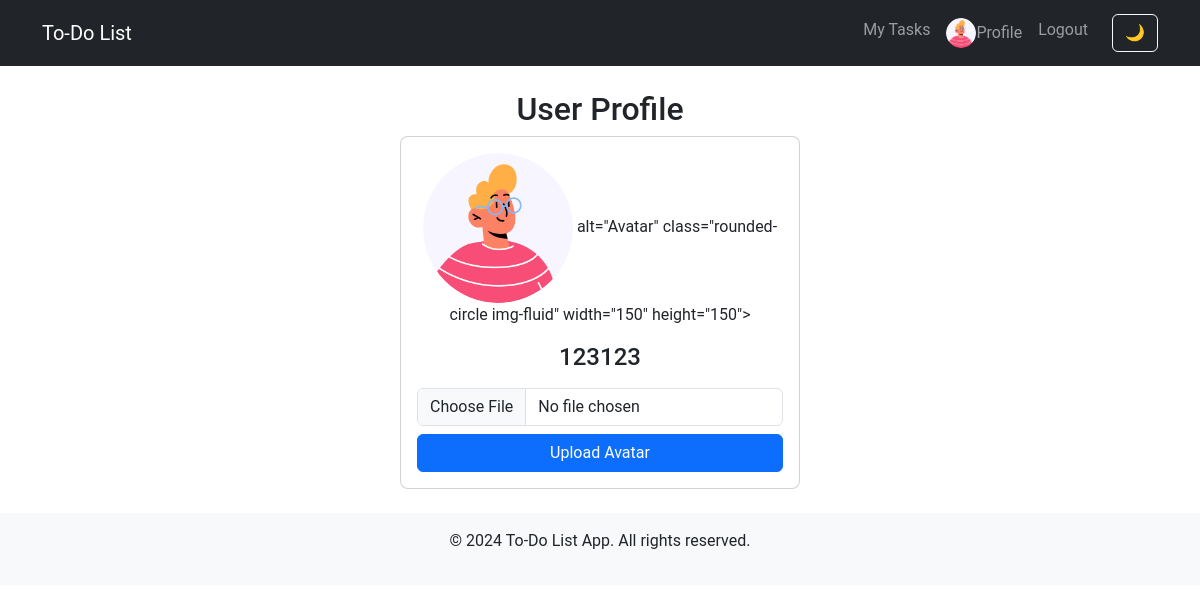
The page /profile (signed in) on the database its author committed.
### models.py (models this page shows)
class User(UserMixin, db.Model):
    __tablename__ = "user"  # ✅ Định danh bảng tránh xung đột
    id = db.Column(db.Integer, primary_key=True)
    username = db.Column(db.String(100), unique=True, nullable=False)
    password = db.Column(db.String(200), nullable=False)
    is_admin = db.Column(db.Boolean, default=False)
    is_blocked = db.Column(db.Boolean, default=False)
    avatar = db.Column(db.String(255), default="default_avatar.png")
    tasks = db.relationship('Task', backref='user', lazy=True)

### app.py (the view)
@app.route('/profile')
@login_required
def profile():
    return render_template('profile.html')

### app.py (called while the page is built)
@login_manager.user_loader
def load_user(user_id):
    return User.query.get(int(user_id))

### templates/profile.html (shortened to what this page needs)
{% extends 'base.html' %}
{% block content %}
<h2 class="text-center">User Profile</h2>
<div class="card mx-auto" style="max-width: 400px;">
    <div class="card-body text-center">
        <img src="{{ url_for('static', filename='uploads/avatars/' + (current_user.avatar or 'default_avatar.png')) }}"
        alt="Avatar" class="rounded-circle" width="150" height="150">
            alt="Avatar" class="rounded-circle img-fluid" width="150" height="150">
        <h4 class="mt-3">{{ current_user.username }}</h4>
        <form action="{{ url_for('upload_avatar') }}" method="POST" enctype="multipart/form-data" class="mt-3">
            <input type="file" name="avatar" class="form-control mb-2">
            <button type="submit" class="btn btn-primary w-100">Upload Avatar</button>
        </form>
    </div>
</div>
{% endblock %}

### templates/base.html (shortened to what this page needs)
<!DOCTYPE html>
<html lang="en">
<head>
    <link rel="stylesheet" href="https://cdn.jsdelivr.net/npm/bootstrap@5.3.0/dist/css/bootstrap.min.css">
    <link rel="stylesheet" href="{{ url_for('static', filename='css/styles.css') }}">
</head>
<body data-theme="light">
    <nav class="navbar navbar-expand-lg navbar-dark bg-dark">
        <div class="container">
            <a class="navbar-brand" href="{{ url_for('index') }}">To-Do List</a>
            <div class="collapse navbar-collapse" id="navbarNav">
                <ul class="navbar-nav ms-auto">
                    {% if current_user.is_authenticated %}
                        <li class="nav-item"><a class="nav-link" href="{{ url_for('my_tasks') }}">My Tasks</a></li>
                        <li class="nav-item">
                            <a class="nav-link d-flex align-items-center" href="{{ url_for('profile') }}">
                                <img src="{{ url_for('static', filename='uploads/avatars/' + (current_user.avatar or 'default_avatar.png')) }}"
                                alt="Avatar" class="rounded-circle" width="30" height="30">
                                Profile
                            </a>
                        </li>
                        <li class="nav-item"><a class="nav-link" href="{{ url_for('logout') }}">Logout</a></li>
                    {% else %}
                        <li class="nav-item"><a class="nav-link" href="{{ url_for('login') }}">Login</a></li>
                        <li class="nav-item"><a class="nav-link" href="{{ url_for('register') }}">Register</a></li>
                    {% endif %}
                </ul>
                <button class="btn btn-outline-light ms-3" onclick="toggleTheme()">🌙</button>
            </div>
        </div>
    </nav>
    <div class="container mt-4">
        {% block content %}{% endblock %}
    </div>
    <footer class="text-center py-3 mt-4 bg-light">
        <p>© 2024 To-Do List App. All rights reserved.</p>
    </footer>
</body>
</html>

### static/css/styles.css (style rules this page uses)
body { font-family: 'Roboto', sans-serif; }
.navbar { margin-bottom: 16px; padding: 10px 20px; transition: background-color 0.3s ease, box-shadow 0.3s ease; }
body[data-theme="light"] { background-color: #ffffff; color: #212529; }
.card { transition: transform 0.3s ease-in-out, box-shadow 0.3s ease; border-radius: 8px; }

### rows shown on the page
User: avatar (picture), username "123123"
